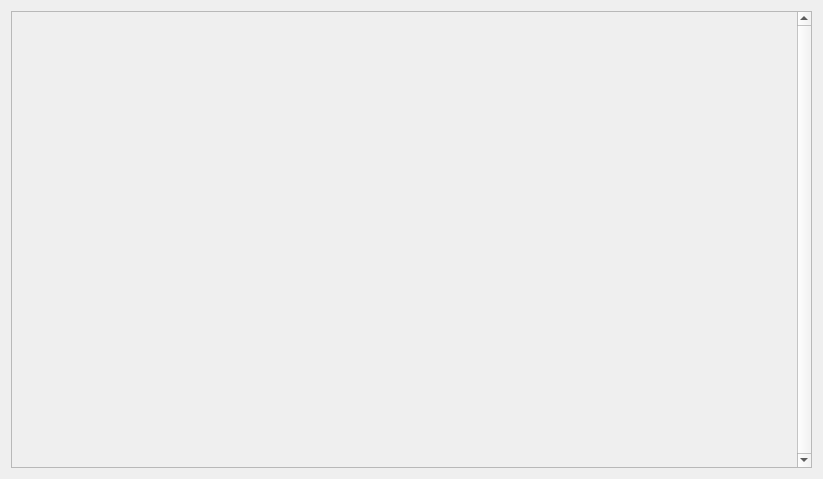
<?xml version="1.0" encoding="UTF-8"?>
<ui version="4.0">
 <class>UploadHistory</class>
 <widget class="QWidget" name="UploadHistory">
  <property name="geometry">
   <rect>
    <x>0</x>
    <y>0</y>
    <width>823</width>
    <height>479</height>
   </rect>
  </property>
  <property name="windowTitle">
   <string>Upload History</string>
  </property>
  <property name="windowIcon">
   <iconset resource="../../data/graphics.qrc">
    <normaloff>:/img/app/mobshot.png</normaloff>:/img/app/mobshot.png</iconset>
  </property>
  <layout class="QVBoxLayout" name="verticalLayout">
   <item>
    <widget class="QScrollArea" name="scrollArea">
     <property name="verticalScrollBarPolicy">
      <enum>Qt::ScrollBarAlwaysOn</enum>
     </property>
     <property name="widgetResizable">
      <bool>true</bool>
     </property>
     <widget class="QWidget" name="scrollAreaWidgetContents">
      <property name="geometry">
       <rect>
        <x>0</x>
        <y>0</y>
        <width>781</width>
        <height>453</height>
       </rect>
      </property>
      <layout class="QGridLayout" name="gridLayout">
       <item row="0" column="0">
        <layout class="QVBoxLayout" name="historyContainer"/>
       </item>
      </layout>
     </widget>
    </widget>
   </item>
  </layout>
 </widget>
 <resources>
  <include location="../../data/graphics.qrc"/>
 </resources>
 <connections/>
</ui>
